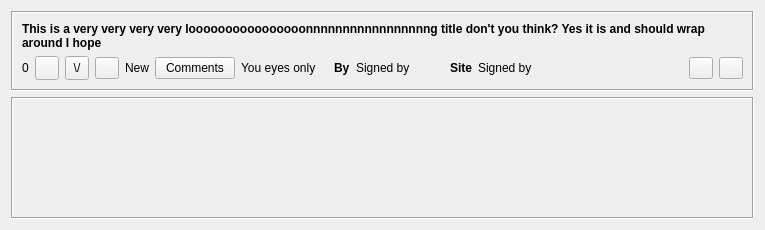
<?xml version="1.0" encoding="UTF-8"?>
<ui version="4.0">
 <class>MeshDemocItem</class>
 <widget class="QWidget" name="MeshDemocItem">
  <property name="geometry">
   <rect>
    <x>0</x>
    <y>0</y>
    <width>765</width>
    <height>230</height>
   </rect>
  </property>
  <property name="windowTitle">
   <string notr="true"/>
  </property>
  <layout class="QVBoxLayout" name="verticalLayout_2">
   <item>
    <widget class="QFrame" name="frame">
     <property name="sizePolicy">
      <sizepolicy hsizetype="Expanding" vsizetype="Fixed">
       <horstretch>0</horstretch>
       <verstretch>0</verstretch>
      </sizepolicy>
     </property>
     <property name="autoFillBackground">
      <bool>true</bool>
     </property>
     <property name="frameShape">
      <enum>QFrame::Box</enum>
     </property>
     <property name="frameShadow">
      <enum>QFrame::Sunken</enum>
     </property>
     <layout class="QVBoxLayout" name="verticalLayout">
      <item>
       <widget class="StyledLabel" name="titleLabel">
        <property name="sizePolicy">
         <sizepolicy hsizetype="MinimumExpanding" vsizetype="Expanding">
          <horstretch>0</horstretch>
          <verstretch>0</verstretch>
         </sizepolicy>
        </property>
        <property name="font">
         <font>
          <weight>75</weight>
          <bold>true</bold>
         </font>
        </property>
        <property name="text">
         <string notr="true">This is a very very very very loooooooooooooooonnnnnnnnnnnnnnnnng title don't you think? Yes it is and should wrap around I hope</string>
        </property>
        <property name="alignment">
         <set>Qt::AlignLeading|Qt::AlignLeft|Qt::AlignTop</set>
        </property>
        <property name="wordWrap">
         <bool>true</bool>
        </property>
        <property name="openExternalLinks">
         <bool>true</bool>
        </property>
       </widget>
      </item>
      <item>
       <layout class="QHBoxLayout" name="horizontalLayout_2">
        <item>
         <widget class="StyledLabel" name="scoreLabel">
          <property name="text">
           <string>0</string>
          </property>
          <property name="alignment">
           <set>Qt::AlignCenter</set>
          </property>
         </widget>
        </item>
        <item>
         <widget class="QToolButton" name="voteUpButton">
          <property name="minimumSize">
           <size>
            <width>24</width>
            <height>24</height>
           </size>
          </property>
          <property name="toolTip">
           <string>Vote up</string>
          </property>
          <property name="text">
           <string/>
          </property>
          <property name="icon">
           <iconset resource="../images.qrc">
            <normaloff>:/images/vote_up.png</normaloff>:/images/vote_up.png</iconset>
          </property>
         </widget>
        </item>
        <item>
         <widget class="QToolButton" name="voteDownButton">
          <property name="minimumSize">
           <size>
            <width>24</width>
            <height>24</height>
           </size>
          </property>
          <property name="toolTip">
           <string>Vote down</string>
          </property>
          <property name="text">
           <string>\/</string>
          </property>
          <property name="icon">
           <iconset resource="../images.qrc">
            <normaloff>:/images/vote_down.png</normaloff>:/images/vote_down.png</iconset>
          </property>
         </widget>
        </item>
        <item>
         <widget class="QPushButton" name="readButton">
          <property name="maximumSize">
           <size>
            <width>24</width>
            <height>16777215</height>
           </size>
          </property>
          <property name="focusPolicy">
           <enum>Qt::NoFocus</enum>
          </property>
          <property name="toolTip">
           <string>Toggle Message Read Status</string>
          </property>
          <property name="icon">
           <iconset resource="../images.qrc">
            <normaloff>:/images/message-state-unread.png</normaloff>:/images/message-state-unread.png</iconset>
          </property>
          <property name="checkable">
           <bool>true</bool>
          </property>
          <property name="checked">
           <bool>false</bool>
          </property>
          <property name="flat">
           <bool>false</bool>
          </property>
         </widget>
        </item>
        <item>
         <widget class="QLabel" name="newLabel">
          <property name="text">
           <string>New</string>
          </property>
         </widget>
        </item>
        <item>
         <widget class="QPushButton" name="commentButton">
          <property name="text">
           <string>Comments</string>
          </property>
         </widget>
        </item>
        <item>
         <widget class="QLabel" name="dateLabel">
          <property name="sizePolicy">
           <sizepolicy hsizetype="Expanding" vsizetype="Fixed">
            <horstretch>0</horstretch>
            <verstretch>0</verstretch>
           </sizepolicy>
          </property>
          <property name="text">
           <string notr="true">You eyes only</string>
          </property>
          <property name="openExternalLinks">
           <bool>true</bool>
          </property>
         </widget>
        </item>
        <item>
         <widget class="QLabel" name="fromBoldLabel">
          <property name="sizePolicy">
           <sizepolicy hsizetype="Preferred" vsizetype="Fixed">
            <horstretch>0</horstretch>
            <verstretch>0</verstretch>
           </sizepolicy>
          </property>
          <property name="font">
           <font>
            <weight>75</weight>
            <bold>true</bold>
           </font>
          </property>
          <property name="text">
           <string>By</string>
          </property>
         </widget>
        </item>
        <item>
         <widget class="GxsIdLabel" name="fromLabel">
          <property name="sizePolicy">
           <sizepolicy hsizetype="Expanding" vsizetype="Fixed">
            <horstretch>0</horstretch>
            <verstretch>0</verstretch>
           </sizepolicy>
          </property>
          <property name="text">
           <string notr="true">Signed by</string>
          </property>
          <property name="openExternalLinks">
           <bool>true</bool>
          </property>
         </widget>
        </item>
        <item>
         <widget class="QLabel" name="fromBoldLabel_2">
          <property name="sizePolicy">
           <sizepolicy hsizetype="Preferred" vsizetype="Fixed">
            <horstretch>0</horstretch>
            <verstretch>0</verstretch>
           </sizepolicy>
          </property>
          <property name="font">
           <font>
            <weight>75</weight>
            <bold>true</bold>
           </font>
          </property>
          <property name="text">
           <string>Site</string>
          </property>
         </widget>
        </item>
        <item>
         <widget class="QLabel" name="siteLabel">
          <property name="sizePolicy">
           <sizepolicy hsizetype="Expanding" vsizetype="Fixed">
            <horstretch>0</horstretch>
            <verstretch>0</verstretch>
           </sizepolicy>
          </property>
          <property name="text">
           <string notr="true">Signed by</string>
          </property>
          <property name="openExternalLinks">
           <bool>true</bool>
          </property>
         </widget>
        </item>
        <item>
         <spacer name="horizontalSpacer">
          <property name="orientation">
           <enum>Qt::Horizontal</enum>
          </property>
          <property name="sizeHint" stdset="0">
           <size>
            <width>118</width>
            <height>20</height>
           </size>
          </property>
         </spacer>
        </item>
        <item>
         <widget class="QPushButton" name="readAndClearButton">
          <property name="maximumSize">
           <size>
            <width>24</width>
            <height>16777215</height>
           </size>
          </property>
          <property name="focusPolicy">
           <enum>Qt::NoFocus</enum>
          </property>
          <property name="toolTip">
           <string>Set as read and remove item</string>
          </property>
          <property name="icon">
           <iconset resource="../images.qrc">
            <normaloff>:/images/cancel.png</normaloff>:/images/cancel.png</iconset>
          </property>
         </widget>
        </item>
        <item>
         <widget class="QPushButton" name="clearButton">
          <property name="maximumSize">
           <size>
            <width>24</width>
            <height>16777215</height>
           </size>
          </property>
          <property name="focusPolicy">
           <enum>Qt::NoFocus</enum>
          </property>
          <property name="toolTip">
           <string>Remove Item</string>
          </property>
          <property name="icon">
           <iconset resource="../images.qrc">
            <normaloff>:/images/close_normal.png</normaloff>:/images/close_normal.png</iconset>
          </property>
         </widget>
        </item>
       </layout>
      </item>
     </layout>
     <zorder>readAndClearButton</zorder>
     <zorder>dateBoldLabel</zorder>
     <zorder>dateLabel</zorder>
     <zorder>fromBoldLabel</zorder>
     <zorder>commentButton</zorder>
     <zorder>newLabel</zorder>
     <zorder>siteLabel</zorder>
     <zorder>fromLabel</zorder>
     <zorder>readButton</zorder>
     <zorder>fromBoldLabel_2</zorder>
     <zorder>clearButton</zorder>
     <zorder>titleLabel</zorder>
     <zorder>voteDownButton</zorder>
     <zorder>voteUpButton</zorder>
     <zorder>scoreLabel</zorder>
     <zorder></zorder>
    </widget>
   </item>
   <item>
    <widget class="QFrame" name="frame_notes">
     <property name="frameShape">
      <enum>QFrame::Box</enum>
     </property>
     <property name="frameShadow">
      <enum>QFrame::Sunken</enum>
     </property>
     <widget class="QLabel" name="notes">
      <property name="geometry">
       <rect>
        <x>2</x>
        <y>2</y>
        <width>16</width>
        <height>17</height>
       </rect>
      </property>
      <property name="styleSheet">
       <string notr="true"/>
      </property>
      <property name="text">
       <string/>
      </property>
      <property name="wordWrap">
       <bool>true</bool>
      </property>
     </widget>
    </widget>
   </item>
  </layout>
 </widget>
 <customwidgets>
  <customwidget>
   <class>StyledLabel</class>
   <extends>QLabel</extends>
   <header>gui/common/StyledLabel.h</header>
  </customwidget>
  <customwidget>
   <class>GxsIdLabel</class>
   <extends>QLabel</extends>
   <header>gui/gxs/GxsIdLabel.h</header>
  </customwidget>
 </customwidgets>
 <resources>
  <include location="../images.qrc"/>
 </resources>
 <connections/>
</ui>
